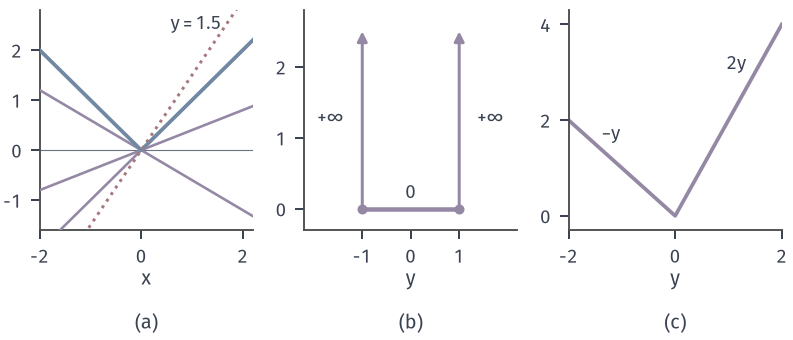

The Python source for this figure:
from pathlib import Path
import sys
ROOT = next(p for p in Path(__file__).resolve().parents if (p/'build.sh').is_file() and (p/'tex/book.tex').is_file())
sys.path.insert(0, str(ROOT/'figures/00-shared/mathematical-preliminaries-upper/00-shared/comprehension-figures'))
from support import figure, save, BLUE, GREEN, YELLOW, RED, PURPLE, INK, MUTED, GRID, BLUE_FILL, GREEN_FILL, YELLOW_FILL, RED_FILL, PURPLE_FILL
import numpy as np
HERE = Path(__file__).resolve().parent
STROKE = '#4C4D4F'
def panel(fig, left, right, top, bottom, wspace=.25):
    fig.set_layout_engine(None)
    H=fig.get_figheight()*25.4
    if len(fig.axes)>1: bottom=15.5/H
    fig.subplots_adjust(left=left, right=right, top=top, bottom=bottom, wspace=wspace)
def tag(fig, ax, s, y=None):
    p = ax.get_position(); fig.text((p.x0+p.x1)/2, 1.0/(fig.get_figheight()*25.4), s, ha='center', va='bottom')
def opt(ax, x=0, y=0, ms=4.8, z=7): ax.plot([x],[y],'o',ms=ms,color=RED,mew=0,zorder=z)
def dot(ax, x, y, c=GREEN, ms=4.2, z=6, m='o'): ax.plot([x],[y],m,ms=ms,color=c,mew=0,zorder=z)
def hollow(ax, x, y, c=BLUE, ms=4.4, z=7): ax.plot([x],[y],'o',ms=ms,mfc='white',mec=c,mew=1.0,zorder=z)

# |x| 的共轭是 [-1,1] 的约束指标函数；C=[-1,2] 的支撑函数 max(2y,-y)。
fig,(A,B,C)=figure(width_mm=112,height_mm=48,ncols=3)
panel(fig,.05,.985,.97,.25,wspace=.24)
X=np.linspace(-2,2.2,10)
A.plot([-2,0,2.2],[2,0,2.2],color=BLUE,lw=1.5,zorder=4)
for s,ls in ((-.6,'-'),(.4,'-'),(1,'-')): A.plot(X,s*X,color=PURPLE,lw=1.05,zorder=3)
A.plot(X,1.5*X,color=RED,lw=1.2,ls=':',zorder=5);A.text(1.08,2.42,r'$y=1.5$',fontsize=7.5,ha='center')
A.axhline(0,color=MUTED,lw=.45,zorder=0)
A.set_xlim(-2,2.2);A.set_ylim(-1.6,2.8);A.set_xticks([-2,0,2]);A.set_yticks([-1,0,1,2]);A.set_xlabel('$x$',labelpad=1)
B.plot([-1,1],[0,0],color=PURPLE,lw=1.8,solid_capstyle='butt')
for s in (-1,1):
    B.annotate('',xy=(s,2.5),xytext=(s,0),arrowprops=dict(arrowstyle='-|>',color=PURPLE,lw=1.2,shrinkA=0,shrinkB=0))
    dot(B,s,0,PURPLE,ms=4)
B.text(0,1.05,'$+\\infty$ 在外',fontsize=7.5,ha='center') if 0 else None
B.text(-1.65,1.2,r'$+\infty$',fontsize=7.5,ha='center');B.text(1.65,1.2,r'$+\infty$',fontsize=7.5,ha='center');B.text(0,.14,'$0$',fontsize=7.5,ha='center')
B.set_xlim(-2.2,2.2);B.set_ylim(-.3,2.8);B.set_xticks([-1,0,1]);B.set_yticks([0,1,2]);B.set_xlabel('$y$',labelpad=1)
Y=np.linspace(-2,2,5)
Y=np.array([-2,0,2]);C.plot(Y,np.maximum(2*Y,-Y),color=PURPLE,lw=1.5)
C.text(1.15,3.05,r'$2y$',fontsize=7.5,ha='center');C.text(-1.2,1.6,r'$-y$',fontsize=7.5,ha='center')
C.set_xlim(-2,2);C.set_ylim(-.3,4.3);C.set_xticks([-2,0,2]);C.set_yticks([0,2,4]);C.set_xlabel('$y$',labelpad=1)
for a_,s in zip((A,B,C),('(a)','(b)','(c)')):tag(fig,a_,s,y=.04)
save(fig,HERE,'figure',{'abs_conj':'indicator [-1,1]','support':'sigma_[-1,2](y)=max(2y,-y)'})
